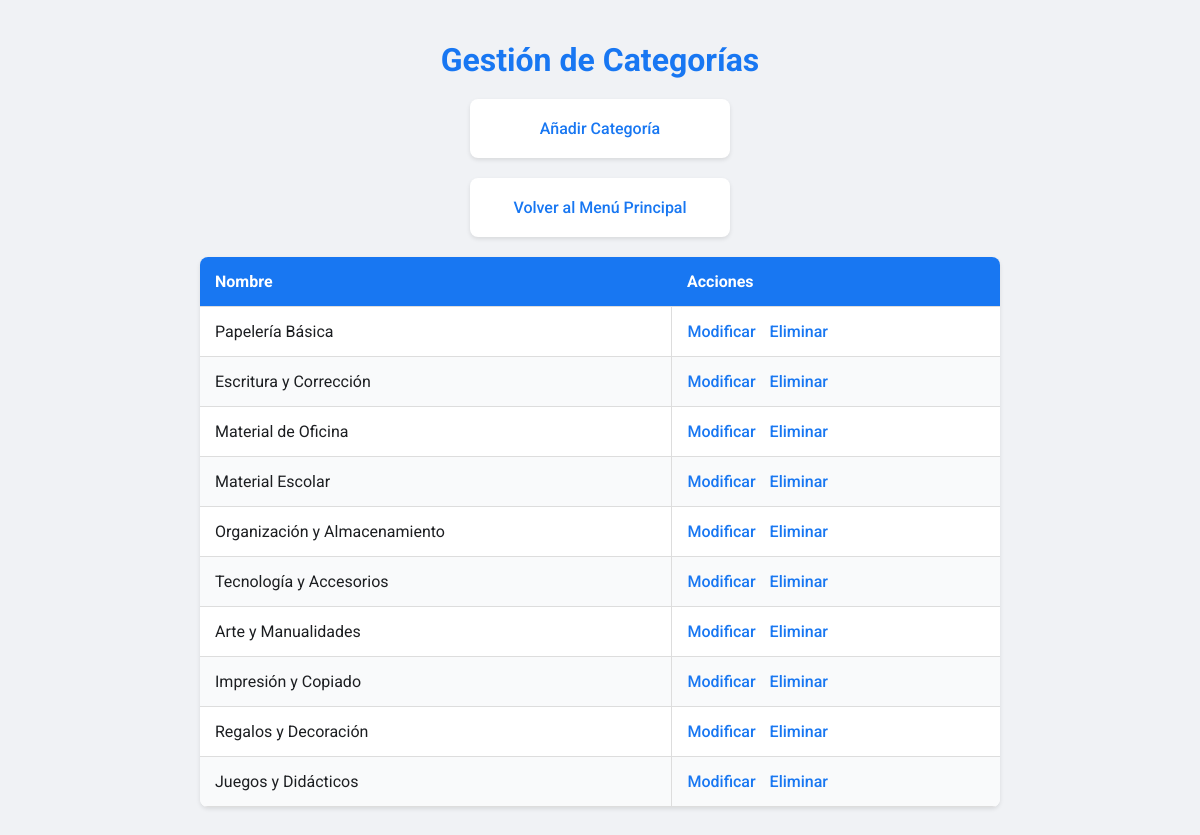
Screenshot of /categorias (signed in) with the database file from the repository.
### tables this page shows
CREATE TABLE categorias (
    id INTEGER PRIMARY KEY,
    nombre TEXT NOT NULL,
    descripcion TEXT
);

### app.py (the view)
@app.route('/categorias')
def categorias():
    if 'user_id' not in session:
        return redirect(url_for('login'))
    conn = get_db_connection()
    categorias = conn.execute('SELECT * FROM categorias').fetchall()
    conn.close()
    return render_template('categorias.html', categorias=categorias)

### app.py (called while the page is built)
def get_db_connection():
    conn = sqlite3.connect('paleteria.db', timeout=30)  # Incrementar timeout a 30 segundos
    conn.row_factory = sqlite3.Row
    return conn

### templates/categorias.html (shortened to what this page needs)
<!DOCTYPE html>
<html>
<head>
</head>
<body>
    <h1>Gestión de Categorías</h1>
    <nav>
        <ul>
            <li><a href="{{ url_for('agregar_categoria') }}">Añadir Categoría</a></li>
            <li><a href="{{ url_for('index') }}">Volver al Menú Principal</a></li>
        </ul>
    </nav>
    <table>
        <thead>
            <tr>
                <th>Nombre</th>
                <th>Acciones</th>
            </tr>
        </thead>
        <tbody>
            {% for categoria in categorias %}
            <tr>
                <td>{{ categoria.nombre }}</td>
                <td>
                    <a href="{{ url_for('modificar_categoria', id=categoria.id) }}">Modificar</a>
                    <a href="{{ url_for('eliminar_categoria', id=categoria.id) }}">Eliminar</a>
                </td>
            </tr>
            {% endfor %}
        </tbody>
    </table>
</body>
</html>

### templates/categorias.html (style rules this page uses)
body { font-family: 'Roboto', sans-serif; background-color: #f0f2f5; color: #1c1e21; margin: 0; padding: 20px; display: flex; flex-direction: column; align-items: center; justify-content: flex-start; min-height: 100vh; }
h1 { color: #1877f2; margin-bottom: 20px; }
nav { display: flex; flex-direction: column; align-items: center; gap: 20px; }
nav ul { list-style-type: none; padding: 0; margin: 0; display: flex; flex-direction: column; gap: 20px; }
nav ul li { background-color: #fff; border-radius: 8px; box-shadow: 0 2px 4px rgba(0, 0, 0, 0.1); padding: 20px 30px; text-align: center; width: 200px; transition: transform 0.3s ease, box-shadow 0.3s ease; }
nav ul li a { text-decoration: none; color: #1877f2; font-weight: 500; display: block; }
table { width: 100%; max-width: 800px; border-collapse: collapse; margin-top: 20px; background-color: #fff; border-radius: 8px; box-shadow: 0 2px 4px rgba(0, 0, 0, 0.1); overflow: hidden; }
th, td { padding: 15px; text-align: left; border-bottom: 1px solid #ddd; }
th { background-color: #1877f2; color: #fff; }
tbody tr:nth-child(even) { background-color: #f9fafb; }
tbody tr td { border-right: 1px solid #ddd; }
tbody tr td:last-child { border-right: none; }
td a { margin-right: 10px; color: #1877f2; text-decoration: none; font-weight: 500; transition: color 0.3s ease; }

### rows the page displays
categorias: nombre "Papelería Básica"
categorias: nombre "Escritura y Corrección"
categorias: nombre "Material de Oficina"
categorias: nombre "Material Escolar"
categorias: nombre "Organización y Almacenamiento"
categorias: nombre "Tecnología y Accesorios"
categorias: nombre "Arte y Manualidades"
categorias: nombre "Impresión y Copiado"
categorias: nombre "Regalos y Decoración"
categorias: nombre "Juegos y Didácticos"
